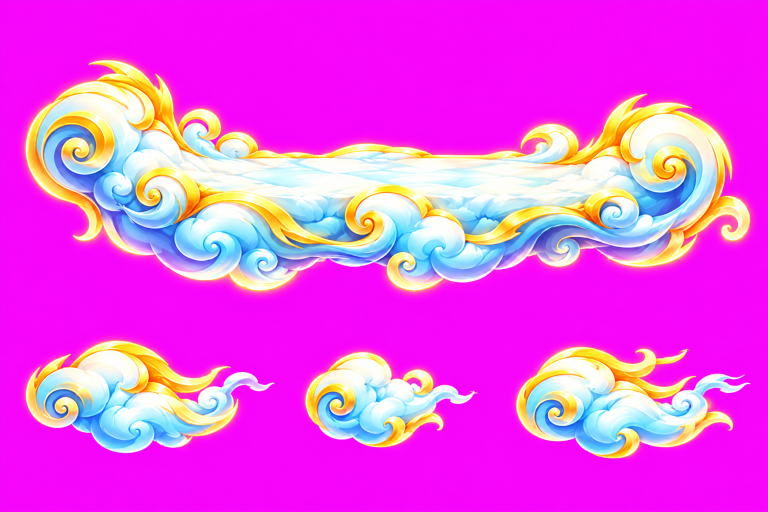
#> input picture assets/dragons/hai_long/cloud.png, 1536 x 1024 px (shown at 1/2 size)
$ python slice_cloud.py
#> lines starting #> are read from the running program, lines starting #| are printed output that depends on the picture; after the words box and inside, x2 and y2 are one past the last pixel; in counts of white or black regions, pixels touching at a corner belong together
### tools/lib/image.py
"""Shared image processing helpers (OpenCV + Pillow)."""
from __future__ import annotations

import numpy as np
from PIL import Image


def key_magenta(img: Image.Image) -> Image.Image:
    """Flat #FF00FF background -> transparency. 'Magenta-ness' = min(R, B) - G is ~250 on the
    background and grid lines and <= 0 on the dragon; edges get partial alpha and are despilled
    (the pink fringe is pulled back to grey) so they blend into any background."""
    arr = np.asarray(img.convert("RGB")).astype(np.float32)
    r, g, b = arr[..., 0], arr[..., 1], arr[..., 2]
    m = np.minimum(r, b) - g
    alpha = 1 - np.clip((m - 30) / 80, 0, 1)
    spill = np.clip(m, 0, None)
    out = np.dstack([r - spill, g, b - spill, alpha * 255]).clip(0, 255).astype(np.uint8)
    return Image.fromarray(out, "RGBA")


# [7 lines left out: function key_distance, not called in this run]


def components(img: Image.Image, min_area: int = 3000):
    """[(bbox, mask)] for every opaque island bigger than `min_area` px.

    bbox: (x, y, w, h) in image pixels
    mask: uint8 (0/1) same size as the cropped bbox
    """
    import cv2
    alpha = np.asarray(img)[..., 3]
    solid = cv2.morphologyEx((alpha > 60).astype(np.uint8), cv2.MORPH_CLOSE, np.ones((5, 5), np.uint8))
    n, labels, stats, _ = cv2.connectedComponentsWithStats(solid)
    out = []
    for i in range(1, n):
        x, y, w, h, area = (int(v) for v in stats[i])
        if area < min_area:
            continue
        # keep the soft edge: grow the island mask a little and take the real alpha inside it
        mask = cv2.dilate((labels == i).astype(np.uint8), np.ones((7, 7), np.uint8))
        out.append(((x, y, w, h), mask))
    return out


def cut(img: Image.Image, bbox: tuple[int, int, int, int], mask: np.ndarray, pad: int = 4):
    """Cut a piece from `img` using its bounding box and mask, with `pad` px of padding.

    Returns (piece, offset): the cropped piece image and the offset of the bbox top-left
    inside the returned image.
    """
    x, y, w, h = bbox
    x0, y0 = max(0, x - pad), max(0, y - pad)
    x1, y1 = min(img.width, x + w + pad), min(img.height, y + h + pad)
    arr = np.asarray(img)[y0:y1, x0:x1].copy()
    arr[..., 3] = (arr[..., 3] * mask[y0:y1, x0:x1]).astype(np.uint8)
    return Image.fromarray(arr, "RGBA"), (x - x0, y - y0)   # piece, offset of bbox inside it


# [4 lines left out: function shade, not called in this run]

### tools/slice_cloud.py
"""Riding cloud for dragons that fly on a cloud instead of wings.

  assets/dragons/<id>/cloud.png   on magenta: one big cloud platform + a few small cloud puffs

Writes frontend/public/dragons/<id>/cloud_main.png and cloud_1..N.png (puffs, left to right).

Usage: .venv/bin/python tools/slice_cloud.py [dragon_id ...]   (default: every dragon with cloud.png)
"""
import sys
from pathlib import Path

from PIL import Image


from lib.image import key_magenta
from lib.paths import DRAGONS, OUT


def main(ids):
    for dragon_id in ids:
        img = key_magenta(Image.open(DRAGONS / dragon_id / "cloud.png"))
        from lib.image import components, cut
        parts = sorted(components(img), key=lambda c: -c[0][2] * c[0][3])
#> in components, `solid = cv2.morphologyEx((alpha > 60).astype(np.uint8), cv2.MORPH_CLOS..`:
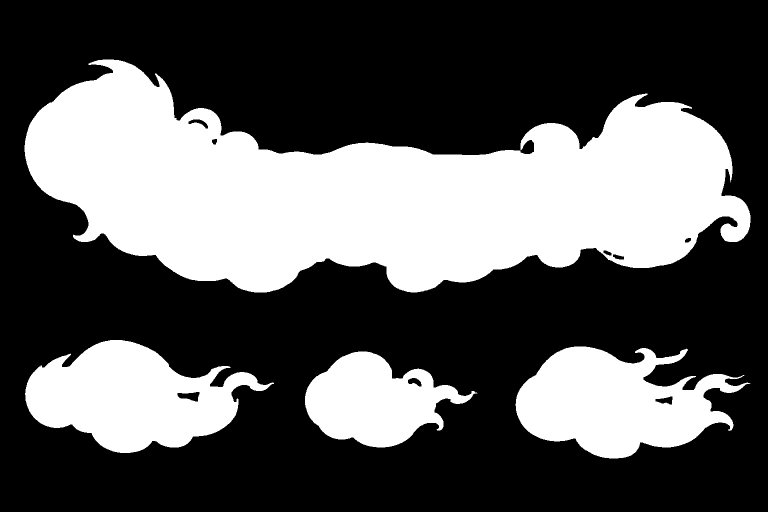
#> solid: shape (1024, 1536) (shown at 1/2 size); values 0 (black) and 1 (white), 35.2% white; 4 white regions, box (x1, y1, x2, y2) and area: (49, 119, 1501, 585) 387283, (50, 680, 548, 906) 65093, (1031, 693, 1501, 917) 63618, (610, 703, 955, 895) 38342
#> in components, `n, labels, stats, _ = cv2.connectedComponentsWithStats(solid)`:
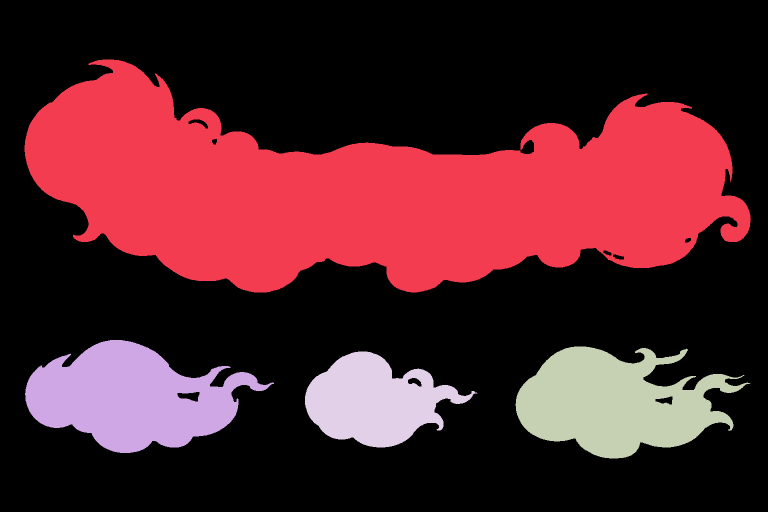
#> labels: shape (1024, 1536) int32 (shown at 1/2 size); 5 distinct labels, from 0 to 4; one colour per label, 0 black
#> in components, `n, labels, stats, _ = cv2.connectedComponentsWithStats(solid)`: n = 5; stats = [[0, 0, 1536, 1024, 1018528], [49, 119, 1452, 466, 387283], [50, 680, 498, 226, 65093], [1031, 693, 470, 224, 63618], [610, 703, 345, 192, 38342]]
#> the loop in components, `for i in range(1, n):` made 4 passes
#> pass 1, in components, `mask = cv2.dilate((labels == i).astype(np.uint8), np.ones((7, 7), np.u..`:
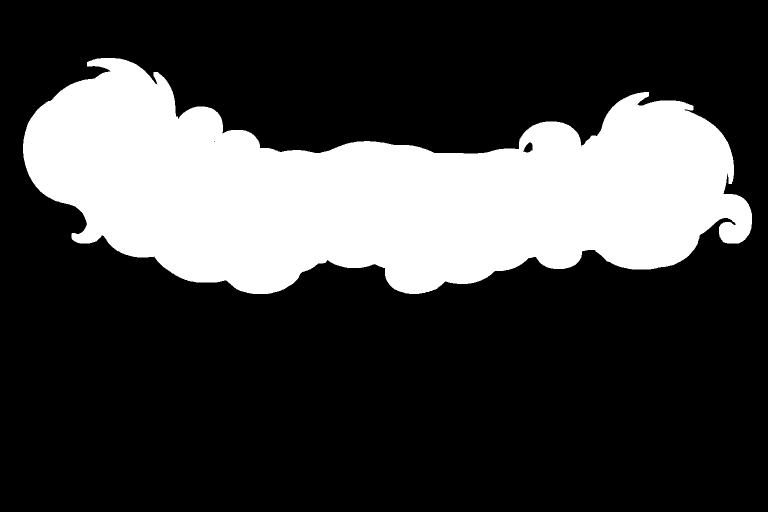
#> mask: shape (1024, 1536) (shown at 1/2 size); values 0 (black) and 1 (white), 25.7% white; 1 white region, box (x1, y1, x2, y2) and area: (46, 116, 1504, 588) 404190
#> after the loop in components, `for i in range(1, n):`: out = 4 items
#> parts = 4 items
        dst = OUT / dragon_id
        dst.mkdir(parents=True, exist_ok=True)
        main_cloud, _ = cut(img, *parts[0])
#> in cut, `arr = np.asarray(img)[y0:y1, x0:x1].copy()`:
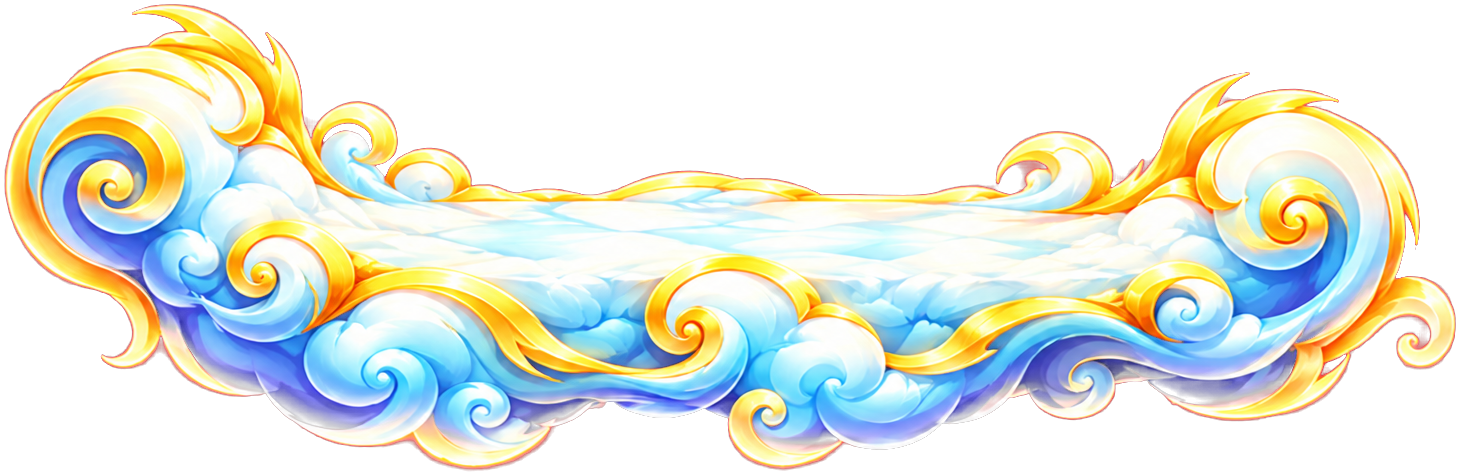
#> arr: shape (474, 1460, 4); mean R, G, B, A 121.9, 124, 114.3, 141.1; transparent parts drawn white
#> in cut, `arr[..., 3] = (arr[..., 3] * mask[y0:y1, x0:x1]).astype(np.uint8)`: arr: shape (474, 1460, 4); 0.01% of pixels changed, all inside (x1, y1, x2, y2) = (307, 117, 1426, 335)
        main_cloud.save(dst / "cloud_main.png", optimize=True)
        puffs = sorted(parts[1:], key=lambda c: c[0][0])
#> puffs = 3 items
        for k, (bbox, mask) in enumerate(puffs, 1):
            piece, _ = cut(img, bbox, mask)
            piece.thumbnail((320, 320), Image.LANCZOS)
            piece.save(dst / f"cloud_{k}.png", optimize=True)
#> this loop made 3 passes
#> (x in cut, y in cut, w in cut, h in cut, x0 in cut, y0 in cut, x1 in cut, y1 in cut) on passes 1 to 3: (50, 680, 498, 226, 46, 676, 552, 910), (610, 703, 345, 192, 606, 699, 959, 899), (1031, 693, 470, 224, 1027, 689, 1505, 921)
#> pass 1, in main, `piece.save(dst / f"cloud_{k}.png", optimize=True)`:
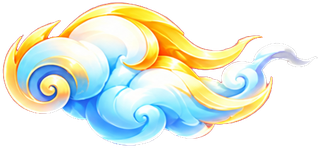
#> saved as cloud_1.png: PIL image 320x148 RGBA; mean R, G, B, A 118, 124.3, 112.5, 138.9; transparent parts drawn white
#> pass 2, in main, `piece.save(dst / f"cloud_{k}.png", optimize=True)`:
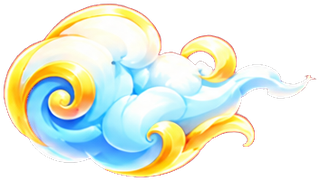
#> saved as cloud_2.png: PIL image 320x181 RGBA; mean R, G, B, A 117.6, 124.7, 112.1, 137.6; transparent parts drawn white
#> after the loop:
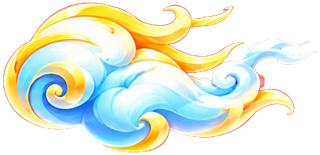
#> piece: PIL image 320x155 RGBA; mean R, G, B, A 126.3, 131.8, 116.2, 145.2; transparent parts drawn white
        print(f"{dragon_id}: cloud_main {main_cloud.size} + {len(puffs)} puffs  -> {OUT}")
#> (printed output is left out)


if __name__ == "__main__":
    main(sys.argv[1:] or sorted(p.parent.name for p in DRAGONS.glob("*/cloud.png")))
